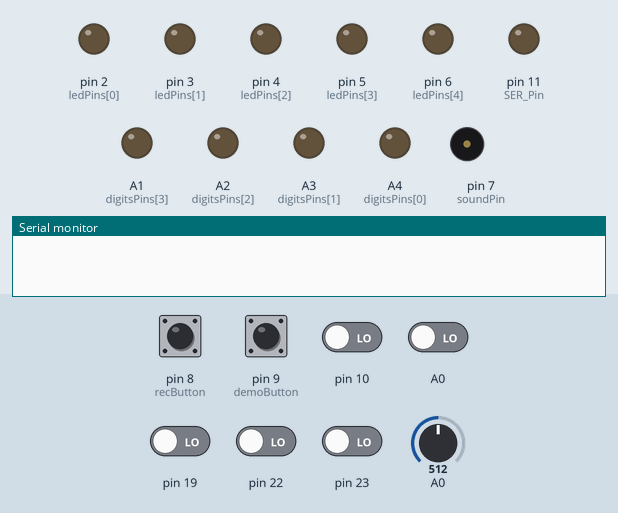
The sketch below on a simulated Arduino Uno, built with avr-gcc and run on an emulated ATmega328P. Parts: output pins drawn as LEDs (lit = HIGH), buzzer (waves = sounding), the last lines printed to the serial monitor. The inputs (shaded band) are chosen by the test bench; at power-on: A0, pin 8 (recButton), pin 9 (demoButton), pin 10, pin 19, pin 22, pin 23 LOW, A0 = 512. Random numbers use the default seed unless the sketch sets one; pins used as bus, display or sensor lines are not drawn.

Above: at 1.2 s.
1.3 s: pin 9 (demoButton) pulled HIGH for 0.15 s
At 1.53 s:
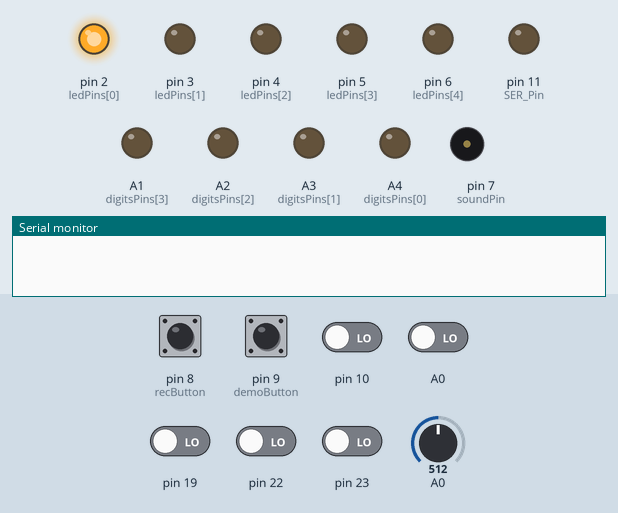
3.1 s: pin 8 (recButton) pulled HIGH for 0.15 s
At 4.6 s:
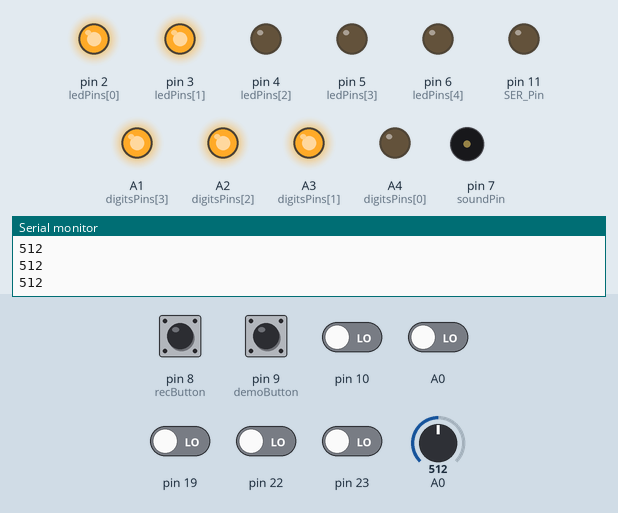
Timing chart, 0 to 6.1 s (numbered marks = the images above; inputs shaded):
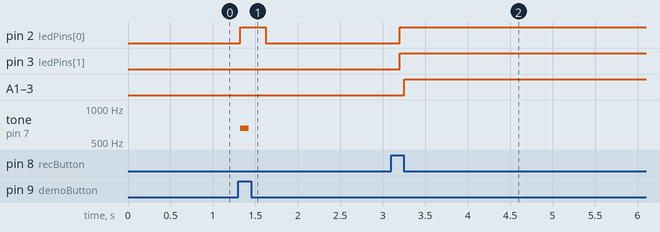

The sketch:

sketch_halloween.ino
```cpp
/*
  http://www.arduino.cc/en/Tutorial/BarGraph
  https://www.arduino.cc/en/Tutorial/Blink
  https://www.arduino.cc/en/Tutorial/Button
  http://bildr.org/2011/02/74hc595/
  http://les-schemas-electronique.blogspot.be/2016/06/afficheur-7-segments-4-digits-arduino.html
  http://thomas.bibby.ie/using-the-kyx-5461as-4-digit-7-segment-led-display-with-arduino/
*/


const int ledCount = 5;    // the number of LEDs in the bar graph
const int demoButton = 9;
const int recButton = 8;
const int soundPin = 7;
int ledPins[] = {
  2, 3, 4, 5, 6
};   // an array of pin numbers to which LEDs are attached

const int digitsPins[] = {A4, A3, A2, A1};

int notes[] = {
  523,554,587,622,659
};

int digits[10][7] = {
  {1,1,1,1,1,1,0}, //0
  {0,1,1,0,0,0,0}, //1
  {1,1,0,1,1,0,1}, //2
  {1,1,1,1,0,0,1}, //3
  {0,1,1,0,0,1,1}, //4
  {1,0,1,1,0,1,1}, //5
  {1,0,1,1,1,1,1}, //6
  {1,1,1,0,0,0,0}, //7
  {1,1,1,1,1,1,1}, //8
  {1,1,1,1,0,1,1}  //9
};


int pinAcc = 0;
int sensorAcc = 0;

int SER_Pin = 11; //pin 14 on the 75HC595
int RCLK_Pin = 12; //pin 12 on the 75HC595
int SRCLK_Pin = 13; //pin 11 on the 75HC595

//How many of the shift registers – change this
#define number_of_74hc595s 1

//do not touch
#define numOfRegisterPins number_of_74hc595s * 8

boolean registers[numOfRegisterPins];


void setup() {
  pinMode(demoButton, INPUT);
  pinMode(recButton, INPUT);
  pinMode(soundPin, OUTPUT);
  randomSeed(analogRead(0));
  // loop over the pin array and set them all to output:
  for (int thisLed = 0; thisLed < ledCount; thisLed++) {
    pinMode(ledPins[thisLed], OUTPUT);
  }
  for(int i = 0; i<4; i++){
    pinMode(digitsPins[i], OUTPUT);
  }
  Serial.begin(9600);

  pinMode(SER_Pin, OUTPUT);
  pinMode(RCLK_Pin, OUTPUT);
  pinMode(SRCLK_Pin, OUTPUT);

  //reset all register pins
  clearRegisters();
  writeRegisters();
}

void loop() {
  if(digitalRead(demoButton) == HIGH){

    if((random(0,2) < 1) || pinAcc >= ledCount){
      pinAcc = pinAcc+1;
      soundFor(pinAcc - 1);
    }
    lightLeds(pinAcc, pinAcc <= ledCount || pinAcc%2 != 0);
    delay(100);
  } else {
    pinAcc = 0;
    lightLeds(0,false);
    delay(20);
  }

  if(digitalRead(recButton) == HIGH){

    while(digitalRead(recButton) == HIGH){
      int sensorValue = analogRead(A0);
      if(sensorValue > sensorAcc){
        sensorAcc = sensorValue;
        lightLeds((int)(sensorValue / 1024.0*5),1);
      }
      Serial.println(sensorValue);
      delay(10);
    }

    recFeedback(sensorAcc);


  }

  if(digitalRead(recButton) == LOW && digitalRead(demoButton) == LOW){
    delay(100);
  }
}


void lightLeds(int untilPin, int blinkOverride){
  for (int thisLed = 0; thisLed < ledCount; thisLed++) {
    if (thisLed < untilPin && blinkOverride){
      digitalWrite(ledPins[thisLed], HIGH);
    }
    else {
      digitalWrite(ledPins[thisLed], LOW);
    }
  }
}


void recFeedback(int maxV){
  int maxLed = 3;//(int) ((maxV/1024.0)*5);
  const int ledPeriod=100;
  for(int i = 0; i < 1000; i++){
    writeNumber(maxV,i%4);
    lightLeds(min(maxLed,i), (i <= maxLed) || ((i%ledPeriod) < (ledPeriod/2)));
    if(i%ledPeriod==0){
      soundFor(maxLed);
    }

  }
  clearDigit();
  sensorAcc=0;
}

//set all register pins to LOW
void clearRegisters(){
  for(int i = numOfRegisterPins - 1; i >= 0; i--){
    registers[i] = LOW;
  }
}

//Set and display registers
//Only call AFTER all values are set how you would like (slow otherwise)
void writeRegisters(){
  digitalWrite(RCLK_Pin, LOW);
  for(int i = numOfRegisterPins - 1; i >= 0; i--){
    digitalWrite(SRCLK_Pin, LOW);

    int val = registers[i];

    digitalWrite(SER_Pin, val);
    digitalWrite(SRCLK_Pin, HIGH);

  }
  digitalWrite(RCLK_Pin, HIGH);
}

//set an individual pin HIGH or LOW
void setRegisterPin(int index, int value){
  registers[index] = value;
}


void writeNumber(int d, int pos){
  for(int i = 0; i < 4; i ++){
    if(pos == i){
      digitalWrite(digitsPins[i], LOW);
    } else {
      digitalWrite(digitsPins[i], HIGH);
    }
  }
  int dig = ((int)(d/pow(10,3-pos)))%10;
  writeDigit(dig);
  delay(2);
  clearDigit();

}
void writeDigit(int d){
  clearRegisters();
  for(int i; i<7; i++){
    if(digits[d][i] == 1){
      setRegisterPin(i+1, HIGH);
    } else {
      setRegisterPin(i+1, LOW);
    }
  }

  writeRegisters();
}

void clearDigit(){
  clearRegisters();
  writeRegisters();
}

void soundFor(int level){
  tone(soundPin, notes[min(level-1, (sizeof(notes)/sizeof(int)) -1)], 100);
}
```

Measured:
- after the input at 1.3 s, pin 2 (ledPins[0]): LOW → HIGH at once, → LOW 0.30 s later; tone on pin 7 (soundPin): silent → 659 Hz at once, → silent 0.10 s later
- after the input at 3.1 s, pin 2 (ledPins[0]), pin 3 (ledPins[1]): LOW → HIGH after 0.10 s; A1 (digitsPins[3]), A2 (digitsPins[2]), A3 (digitsPins[1]): LOW → HIGH after 0.15 s
